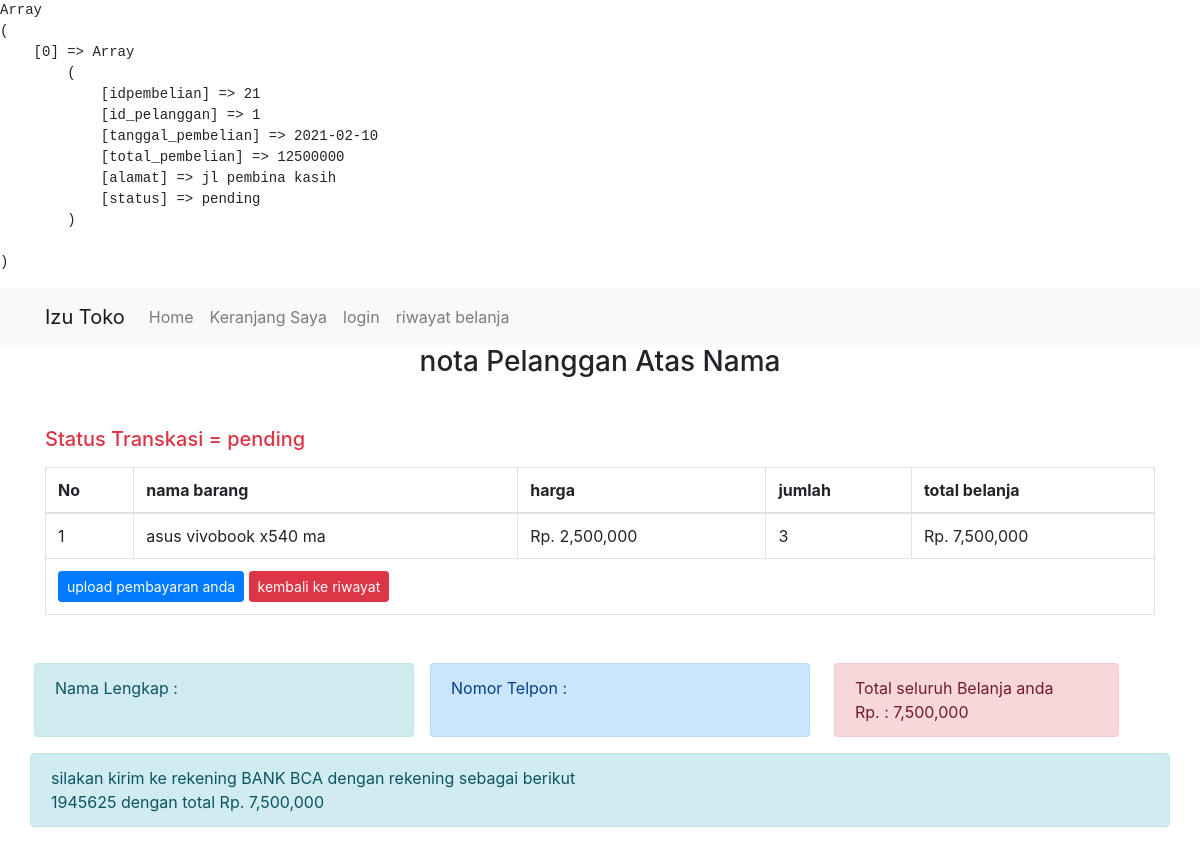
/nota.php?id=21, run on the app's committed database.
### tables this page shows
CREATE TABLE `pembelian` (
  `idpembelian` int(100) NOT NULL,
  `id_pelanggan` int(100) NOT NULL,
  `tanggal_pembelian` date NOT NULL,
  `total_pembelian` int(100) NOT NULL,
  `alamat` varchar(255) NOT NULL,
  `status` varchar(255) NOT NULL DEFAULT 'PENDDING'
);

CREATE TABLE `pembelian_produk` (
  `id_pembelian_produk` int(100) NOT NULL,
  `idpembelian` int(100) NOT NULL,
  `id_produk` int(100) NOT NULL,
  `jumlah` int(100) NOT NULL
);

CREATE TABLE `produk` (
  `id_produk` int(11) NOT NULL,
  `namaproduk` varchar(255) NOT NULL,
  `gambarproduk` varchar(255) NOT NULL,
  `hargaproduk` int(255) NOT NULL
);

### proses.php (called while the page is built, shortened)
<?php
function koneksi()
{
	return mysqli_connect("localhost", "root", "", "dayat_toko");
}
function tampilproduk($query)
{
	$conn = koneksi();
	$result = $conn->query($query);
	$data = [];
	while ($row = $result->fetch_assoc()) {
		$data[] = $row;
	}
	return $data;
}

### nota.php (the view, shortened to what this page needs)
<?php
require "proses.php";
$id = $_GET['id'];
$arr = tampilproduk("SELECT * FROM pembelian WHERE idpembelian = $id ");
?>
<pre><?php print_r($arr); ?></pre>
<!DOCTYPE html>
<html lang="en">
<head>
    <link rel="stylesheet" href="css/bootstrap.min.css">
</head>
<body>
    <?php require "menu.php"; ?>
    <h3 class="text-center">nota Pelanggan Atas Nama <?= $_SESSION['pelanggan']['nama_lengkap']; ?></h3>
    <div class="section">
        <div class="container">
            <h5 class="text-danger mb-3 mt-5">Status Transkasi = <?= $arr[0]['status']; ?></h5>
            <table class="table table-bordered">
                <thead>
                    <tr>
                        <th>No</th>
                        <th>nama barang</th>
                        <th>harga</th>
                        <th>jumlah</th>
                        <th>total belanja</th>
                    </tr>
                </thead>
                <tbody>
                    <?php $lihat = tampilproduk("SELECT * FROM pembelian_produk
                                                    JOIN produk ON pembelian_produk.id_produk = produk.id_produk
                                                    WHERE pembelian_produk.idpembelian = $id") ?>
                    <?php $no = 1; ?>
                    <?php $totalbelanjaseluruh = 0; ?>
                    <?php foreach ($lihat as $lht) : ?>
                        <?php $totalbelanja = $lht['hargaproduk'] * $lht['jumlah']; ?>
                        <tr>
                            <td><?= $no++; ?></td>
                            <td><?= $lht['namaproduk']; ?></td>
                            <td>Rp. <?= number_format($lht['hargaproduk']); ?></td>
                            <td><?= $lht['jumlah']; ?></td>
                            <td>Rp. <?= number_format($totalbelanja); ?></td>
                            <?php $totalbelanjaseluruh += $totalbelanja; ?>
                        </tr>
                    <?php endforeach; ?>
                    <td colspan="6" ali>
                        <?php if ($arr[0]['status'] === "pending") : ?>
                            <a href="bayar.php?id=<?= $lht['idpembelian']; ?>" class="btn btn-primary btn-sm">upload pembayaran anda</a>
                        <?php endif; ?>
                        <a href="riwayat.php" class="btn btn-danger btn-sm">kembali ke riwayat</a>
                    </td>
                </tbody>
            </table>
        </div>
        <div class="info mt-5">
            <div class="container">
                <div class="row">
                    <div class="col-md-4 alert alert-info ml-1">
                        Nama Lengkap : <?= $_SESSION['pelanggan']['nama_lengkap']; ?>
                    </div>
                    <div class="col-md-4 alert alert-primary ml-3">
                        Nomor Telpon : <?= $_SESSION['pelanggan']['nomortelepon']; ?>
                    </div>
                    <div class="col-md-3 alert alert-danger ml-4">
                        Total seluruh Belanja anda <br> Rp. : <?= number_format($totalbelanjaseluruh); ?>
                    </div>
                </div>
                <div class="row">
                    <div class="col-12 alert alert-info">
                        silakan kirim ke rekening BANK BCA dengan rekening sebagai berikut <br>
                        1945625 dengan total Rp. <?= number_format($totalbelanjaseluruh); ?>
                    </div>
                </div>
            </div>
        </div>
    </div>
</body>
</html>

### data on the page
pembelian: status "pending"
pembelian_produk: id_produk.namaproduk "asus vivobook x540 ma", id_produk.hargaproduk "2,500,000", jumlah "3", totalbelanja "7,500,000"

### other printed values
$totalbelanjaseluruh "7,500,000"
